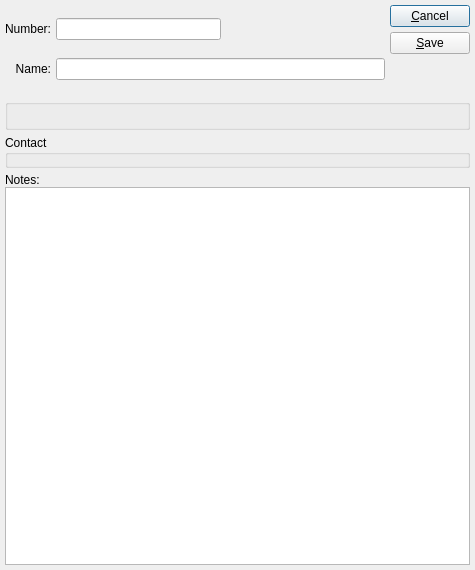
<?xml version="1.0" encoding="UTF-8"?>
<ui version="4.0">
 <comment>This file is part of the xTuple ERP: PostBooks Edition, a free and
open source Enterprise Resource Planning software suite,
Copyright (c) 1999-2010 by OpenMFG LLC, d/b/a xTuple.
It is licensed to you under the Common Public Attribution License
version 1.0, the full text of which (including xTuple-specific Exhibits)
is available at www.xtuple.com/CPAL.  By using this software, you agree
to be bound by its terms.</comment>
 <class>vendorAddress</class>
 <widget class="QDialog" name="vendorAddress">
  <property name="geometry">
   <rect>
    <x>0</x>
    <y>0</y>
    <width>475</width>
    <height>570</height>
   </rect>
  </property>
  <property name="sizePolicy">
   <sizepolicy hsizetype="Preferred" vsizetype="Expanding">
    <horstretch>0</horstretch>
    <verstretch>1</verstretch>
   </sizepolicy>
  </property>
  <property name="windowTitle">
   <string>Vendor Address</string>
  </property>
  <layout class="QGridLayout" name="gridLayout_5">
   <item row="0" column="0">
    <layout class="QGridLayout" name="gridLayout_2">
     <item row="0" column="0">
      <widget class="QLabel" name="_numberLit">
       <property name="text">
        <string>Number:</string>
       </property>
       <property name="alignment">
        <set>Qt::AlignRight|Qt::AlignTrailing|Qt::AlignVCenter</set>
       </property>
       <property name="buddy">
        <cstring>_number</cstring>
       </property>
      </widget>
     </item>
     <item row="0" column="1">
      <layout class="QHBoxLayout">
       <property name="spacing">
        <number>0</number>
       </property>
       <item>
        <widget class="XLineEdit" name="_number"/>
       </item>
       <item>
        <spacer>
         <property name="orientation">
          <enum>Qt::Horizontal</enum>
         </property>
         <property name="sizeType">
          <enum>QSizePolicy::Expanding</enum>
         </property>
         <property name="sizeHint" stdset="0">
          <size>
           <width>20</width>
           <height>20</height>
          </size>
         </property>
        </spacer>
       </item>
      </layout>
     </item>
     <item row="1" column="0">
      <widget class="QLabel" name="_nameLit">
       <property name="text">
        <string>Name:</string>
       </property>
       <property name="alignment">
        <set>Qt::AlignRight|Qt::AlignTrailing|Qt::AlignVCenter</set>
       </property>
       <property name="buddy">
        <cstring>_name</cstring>
       </property>
      </widget>
     </item>
     <item row="1" column="1">
      <widget class="XLineEdit" name="_name"/>
     </item>
    </layout>
   </item>
   <item row="0" column="1">
    <layout class="QVBoxLayout">
     <property name="spacing">
      <number>5</number>
     </property>
     <item>
      <widget class="QPushButton" name="_close">
       <property name="text">
        <string>&amp;Cancel</string>
       </property>
      </widget>
     </item>
     <item>
      <widget class="QPushButton" name="_save">
       <property name="text">
        <string>&amp;Save</string>
       </property>
       <property name="autoDefault">
        <bool>true</bool>
       </property>
       <property name="default">
        <bool>false</bool>
       </property>
      </widget>
     </item>
     <item>
      <spacer name="verticalSpacer">
       <property name="orientation">
        <enum>Qt::Vertical</enum>
       </property>
       <property name="sizeHint" stdset="0">
        <size>
         <width>20</width>
         <height>40</height>
        </size>
       </property>
      </spacer>
     </item>
    </layout>
   </item>
   <item row="1" column="0" colspan="2">
    <widget class="QGroupBox" name="_addrGroup">
     <property name="title">
      <string/>
     </property>
     <layout class="QGridLayout" name="gridLayout_3">
      <item row="0" column="0">
       <widget class="AddressCluster" name="_address"/>
      </item>
     </layout>
    </widget>
   </item>
   <item row="2" column="0" colspan="2">
    <widget class="QGroupBox" name="_cntctGroup">
     <property name="title">
      <string>Contact</string>
     </property>
     <layout class="QGridLayout" name="gridLayout">
      <item row="0" column="0">
       <widget class="ContactCluster" name="_contact">
        <property name="minimalLayout">
         <bool>true</bool>
        </property>
       </widget>
      </item>
     </layout>
    </widget>
   </item>
   <item row="3" column="0" colspan="2">
    <widget class="QFrame" name="_frame">
     <property name="sizePolicy">
      <sizepolicy hsizetype="Preferred" vsizetype="Expanding">
       <horstretch>0</horstretch>
       <verstretch>1</verstretch>
      </sizepolicy>
     </property>
     <property name="frameShape">
      <enum>QFrame::NoFrame</enum>
     </property>
     <property name="frameShadow">
      <enum>QFrame::Raised</enum>
     </property>
     <layout class="QGridLayout" name="gridLayout_4">
      <property name="margin">
       <number>0</number>
      </property>
      <item row="0" column="0">
       <layout class="QVBoxLayout">
        <property name="spacing">
         <number>0</number>
        </property>
        <item>
         <widget class="QLabel" name="_noteLit">
          <property name="text">
           <string>Notes:</string>
          </property>
          <property name="buddy">
           <cstring>_notes</cstring>
          </property>
         </widget>
        </item>
        <item>
         <widget class="QTextEdit" name="_notes">
          <property name="sizePolicy">
           <sizepolicy hsizetype="Expanding" vsizetype="Expanding">
            <horstretch>0</horstretch>
            <verstretch>1</verstretch>
           </sizepolicy>
          </property>
         </widget>
        </item>
       </layout>
      </item>
     </layout>
    </widget>
   </item>
  </layout>
 </widget>
 <layoutdefault spacing="5" margin="5"/>
 <pixmapfunction>qPixmapFromMimeSource</pixmapfunction>
 <customwidgets>
  <customwidget>
   <class>AddressCluster</class>
   <extends>QWidget</extends>
   <header>addresscluster.h</header>
  </customwidget>
  <customwidget>
   <class>ContactCluster</class>
   <extends>QWidget</extends>
   <header>contactcluster.h</header>
  </customwidget>
  <customwidget>
   <class>XLineEdit</class>
   <extends>QLineEdit</extends>
   <header>xlineedit.h</header>
   <container>1</container>
  </customwidget>
 </customwidgets>
 <tabstops>
  <tabstop>_number</tabstop>
  <tabstop>_name</tabstop>
  <tabstop>_address</tabstop>
  <tabstop>_contact</tabstop>
  <tabstop>_notes</tabstop>
  <tabstop>_save</tabstop>
  <tabstop>_close</tabstop>
 </tabstops>
 <resources/>
 <connections>
  <connection>
   <sender>_close</sender>
   <signal>clicked()</signal>
   <receiver>vendorAddress</receiver>
   <slot>reject()</slot>
   <hints>
    <hint type="sourcelabel">
     <x>507</x>
     <y>31</y>
    </hint>
    <hint type="destinationlabel">
     <x>20</x>
     <y>20</y>
    </hint>
   </hints>
  </connection>
 </connections>
</ui>
